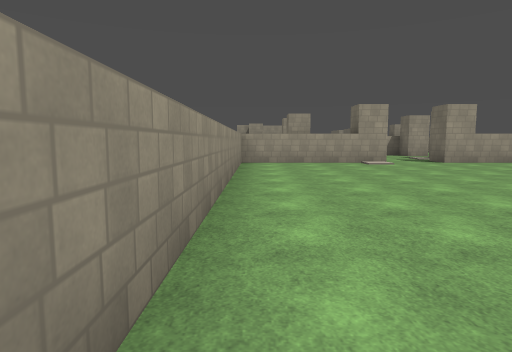
View 1 (above)

20 first-person views from a walk through a Godot game level. The camera is 1.5 m above the floor, tilts 6° down and sees 75° across. The floor is counted in squares, 2 m on a side. Each view is taken from the middle of a square. On the plan, view 1 faces up. The plan holds only what a view shows up to about 11 squares ahead; the rest is blank. The place goes on beyond the plan. Characters and animated objects are left out. Door leaves are left out where a doorway can be walked through. Surface patterns are stand-ins for the level's own textures.

View 2
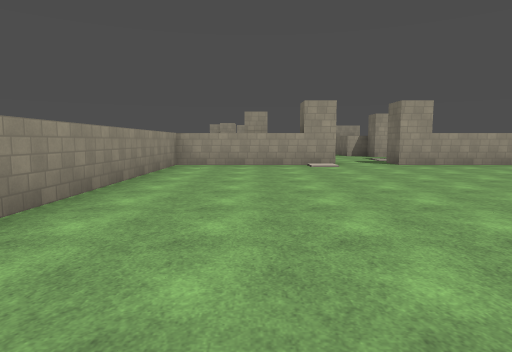

View 3
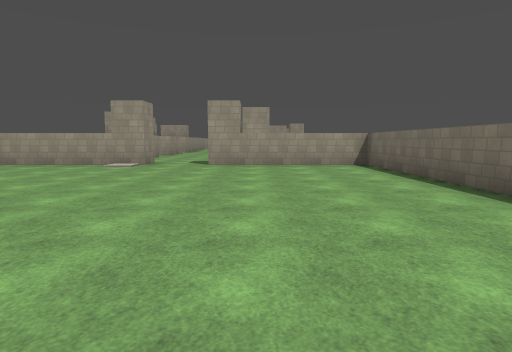

View 4
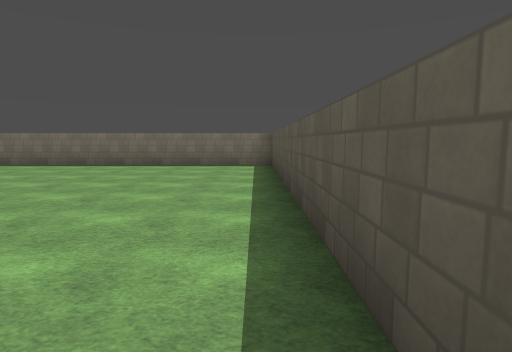

View 5
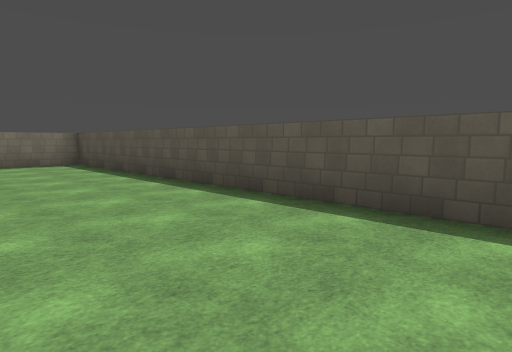

View 6
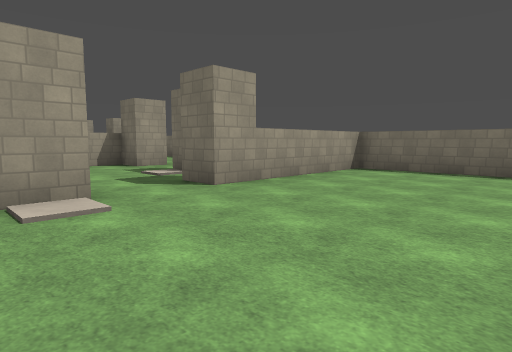

View 7
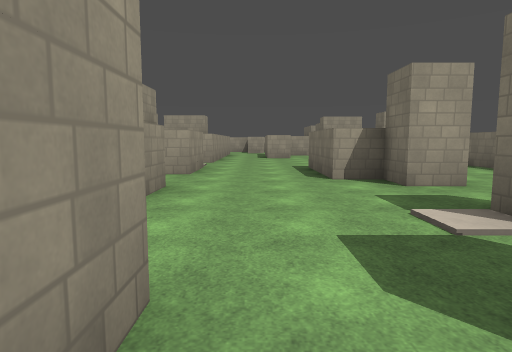

View 8
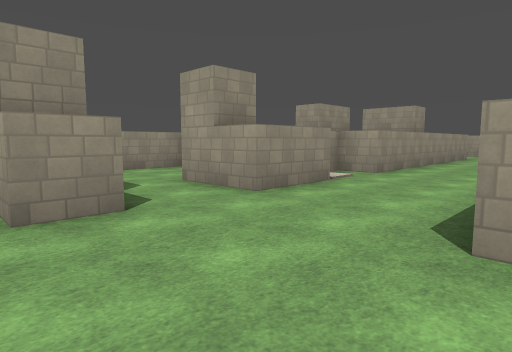

View 9
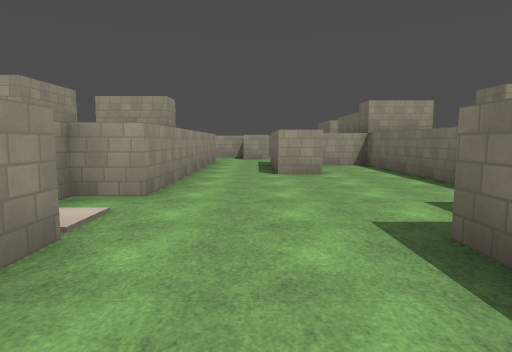

View 10
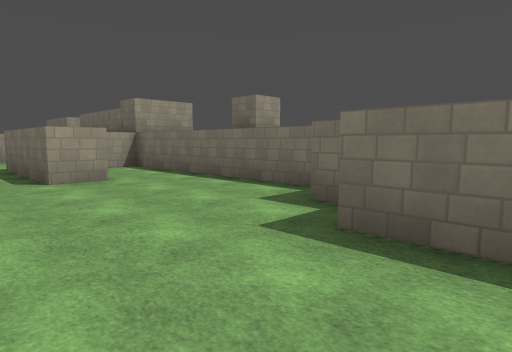

View 11
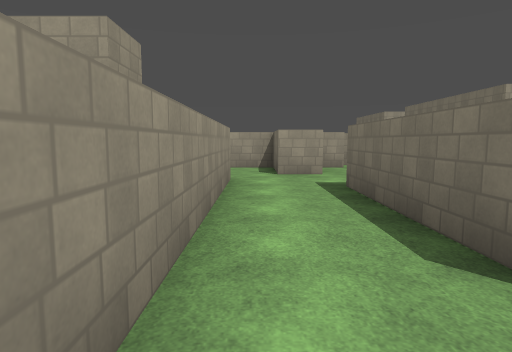

View 12
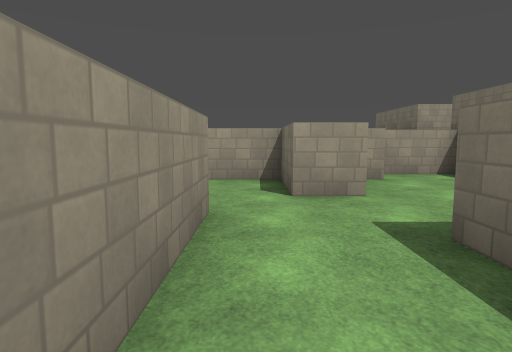

View 13
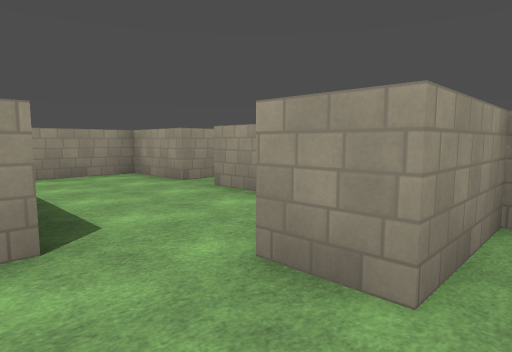

View 14
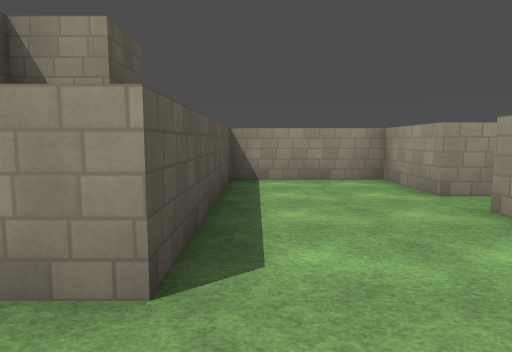

View 15
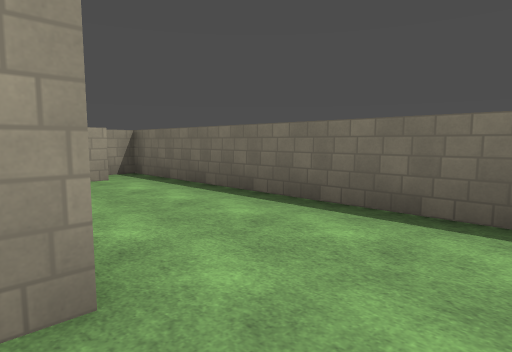

View 16
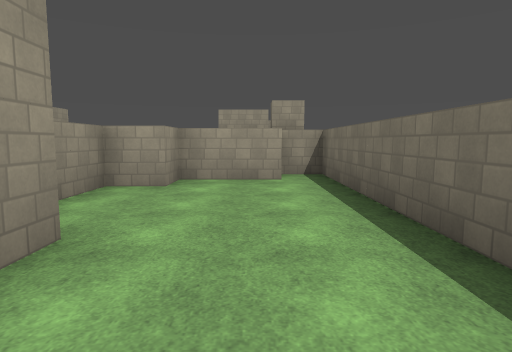

View 17
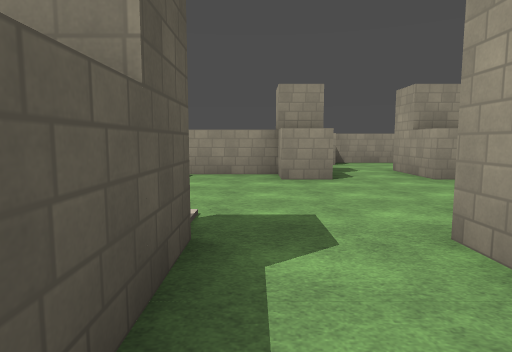

View 18
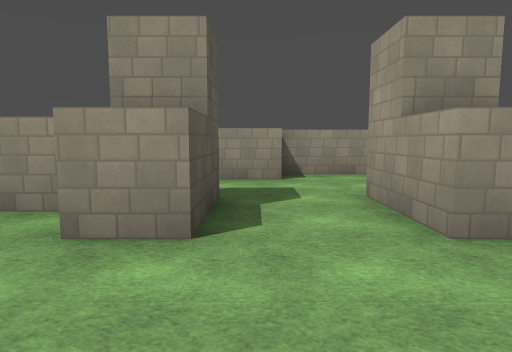

View 19
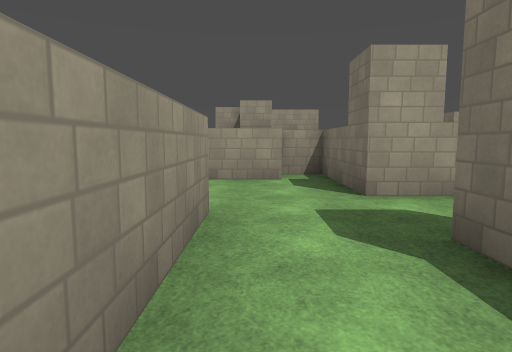

View 20
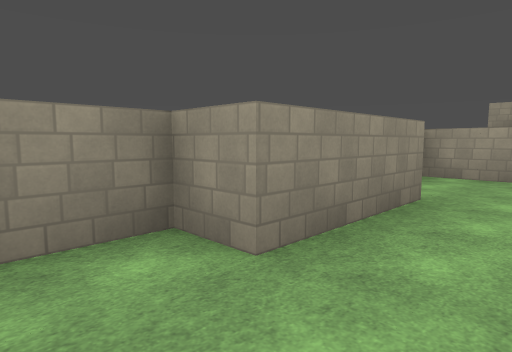

### Floor plan
Ten units are one square. View 1 is at (0, 0); x grows to the right and y downward. Boxes are objects, and circles mark ways between rooms. Rooms are numbered by the first view taken in them; rooms with no view inside come last. Other rooms are left out.
<svg viewBox="-20 -350 140 360">
<path fill="none" stroke="#000" d="M45 -115 -5 -115 -5 -5M4 5 115 5 115 -115 65 -115M66 -255 55 -255 55 -295M35 -206 35 -185 15 -185M75 -210 75 -215M85 -221 85 -285 70 -285M75 -165 75 -175 65 -175 65 -205M15 -165 35 -165 35 -155 25 -155 25 -135M66 -335 55 -335 55 -315 45 -315 45 -335 15 -335M75 -140 75 -145M86 -345 68 -345M5 -344 5 -335 -15 -335 -15 -305 35 -305 35 -225 25 -225 25 -220M85 -175 85 -169M86 -165 75 -165M115 -154 115 -225 105 -225M106 -215 85 -215 85 -205 75 -205 75 -191M75 -145 95 -145M-5 -176 -5 -145 -15 -145 -15 -132M15 -159 15 -165M15 -185 15 -215 5 -215M5 -205 -15 -205 -15 -175"/>
<circle cx="55" cy="-120" r="3" fill="#2a7"/>
<circle cx="80" cy="-155" r="3" fill="#2a7"/>
<circle cx="20" cy="-175" r="3" fill="#2a7"/>
<text x="50" y="-60">1</text>
<text x="50" y="-240">2</text>
<text x="100" y="-180">3</text>
<text x="0" y="-170">4</text>
</svg>
Room 1 opens to room 2. Room 2 opens to room 3. Room 2 opens to room 4.

Where each view was taken, in squares from view 1:
view 1: 0 up, 0 right, facing up
view 2: 1 up, 2 right, facing up
view 3: 1 up, 8 right, facing up
view 4: 0 up, 1 right, facing right
view 5: 3 up, 0 right, facing down-right
view 6: 7 up, 3 right, facing up-right
view 7: 11 up, 5 right, facing up
view 8: 15 up, 7 right, facing up-left
view 9: 18 up, 5 right, facing up
view 10: 19 up, 4 right, facing up-right
view 11: 24 up, 4 right, facing up
view 12: 27 up, 4 right, facing up
view 13: 30 up, 6 right, facing up-left
view 14: 31 up, 5 right, facing left
view 15: 15 up, 8 right, facing up-right
view 16: 15 up, 10 right, facing up
view 17: 15 up, 10 right, facing left
view 18: 17 up, 6 right, facing left
view 19: 14 up, 0 right, facing up
view 20: 13 up, 1 right, facing up-left
